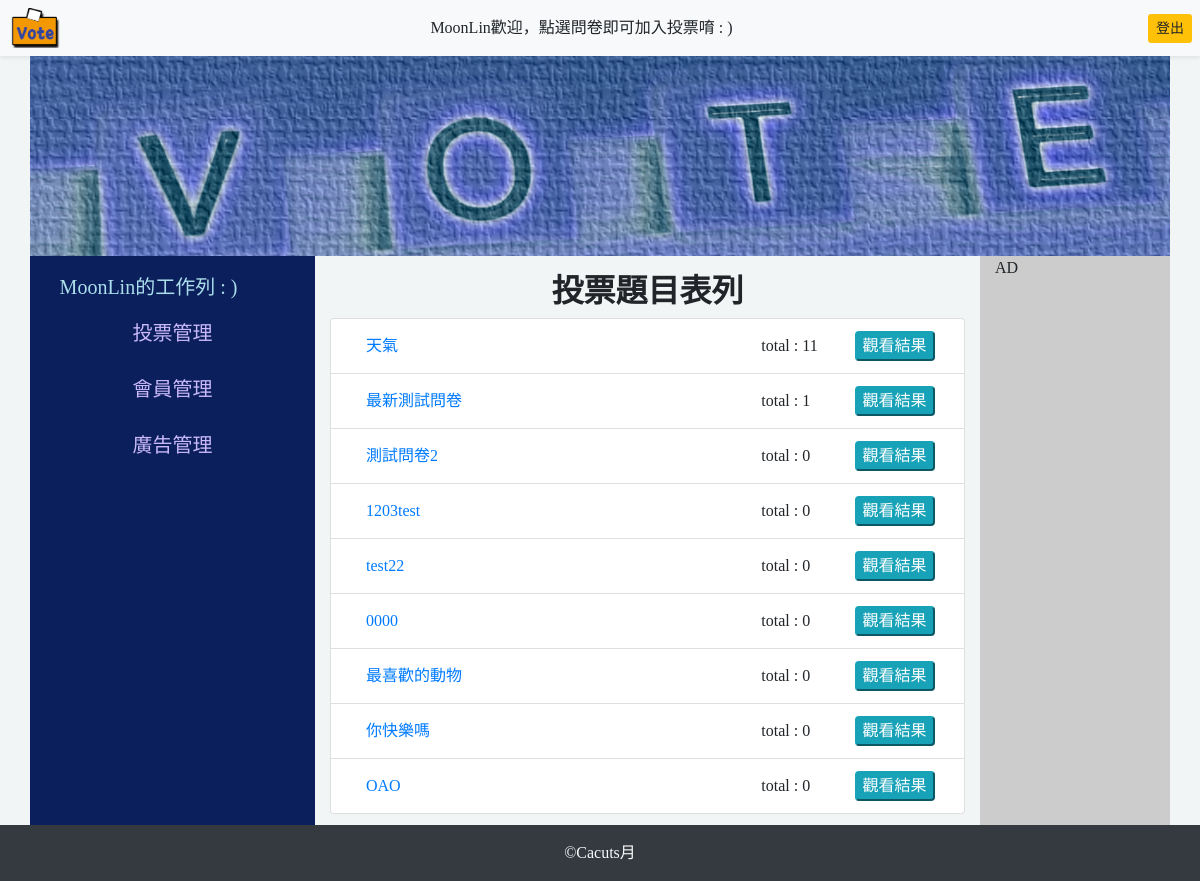
/index.php (signed in), run on the app's committed database.
### tables this page shows
CREATE TABLE `topics` (
  `id` int(11) UNSIGNED NOT NULL,
  `topic` varchar(128) NOT NULL COMMENT '主題'
);

### api/db.php (called while the page is built, shortened)
<?php
$dsn="mysql:host=localhost;charset=utf8;dbname=vote";
$pdo=new PDO($dsn,'root','');
 function rows($table,$array){
    global $pdo;
    $sql="SELECT count(*) FROM `$table` WHERE ";
        foreach($array as $key=>$value){
            $tmp[]="`$key`='$value'";
        }
        $sql=$sql. implode(" AND ",$tmp);
    return $pdo->query($sql)->fetchColumn();
}
function all($table,...$arg){
global $pdo;
$sql="SELECT * FROM `$table` ";
if(isset($arg[0])){
    if(is_array($arg[0])){
        foreach($arg[0] as $key=>$value){
            $tmp[]="`$key`='$value'";
        }
        $sql=$sql."where " . implode(" AND ",$tmp);
    }else{
        $sql=$sql.$arg[0];
    }
}
$rows=$pdo->query($sql)->fetchAll(PDO::FETCH_ASSOC);
return $rows;
}
function q($sql){
    global $pdo;
    return $pdo->query($sql)->fetchAll(PDO::FETCH_ASSOC);
}
?>

### frontend/show_vote_list.php (the view)
<h2 class="text-center mt-3 font-weight-bold">投票題目表列</h2>
<?php
$subjects=all('topics');
echo "<ol class='list-group'>";
foreach ($subjects as $key => $value) {
    if(rows('options',['topic_id'=>$value['id']]) > 0){
    echo "<li class='list-group-item'>";
    if(isset($_SESSION['user'])){
        echo "<a class='d-inline-block col-md-8 ' href='index.php?do=vote&id={$value['id']}'>";
        echo $value['topic'];
        echo "</a>";
    }else{
        echo "<span class='d-inline-block col-md-8'>".$value['topic']."</span>";
    }
    $count=q("select sum(`count`) as 'total' from `options` where `topic_id`='{$value['id']}'");
    echo "<span class='d-inline-block col-md-2 '>";
    echo "total : ". $count[0]['total'] ;
    echo "</span>";
    echo "<a href='?do=vote_result&id={$value['id']}' class='d-inline-block col-md-2 text-center p-0'>";
    echo "<button class='btn-info rounded'>觀看結果</button>";
    echo "</a>";
    echo "</li>";
}
}
echo "</ol>";
?>

### index.php (style rules this page uses)
body { background-color: #f2f5f5; font-family: Microsoft JhengHei; }

### data on the page
topics: topic "天氣", total "11"
topics: topic "最新測試問卷", total "1"
topics: topic "測試問卷2", total "0"
topics: topic "1203test", total "0"
topics: topic "test22", total "0"
topics: topic "0000", total "0"
topics: topic "最喜歡的動物", total "0"
topics: topic "你快樂嗎", total "0"
topics: topic "OAO", total "0"

### other printed values
$_SESSION['name'] "MoonLin"
